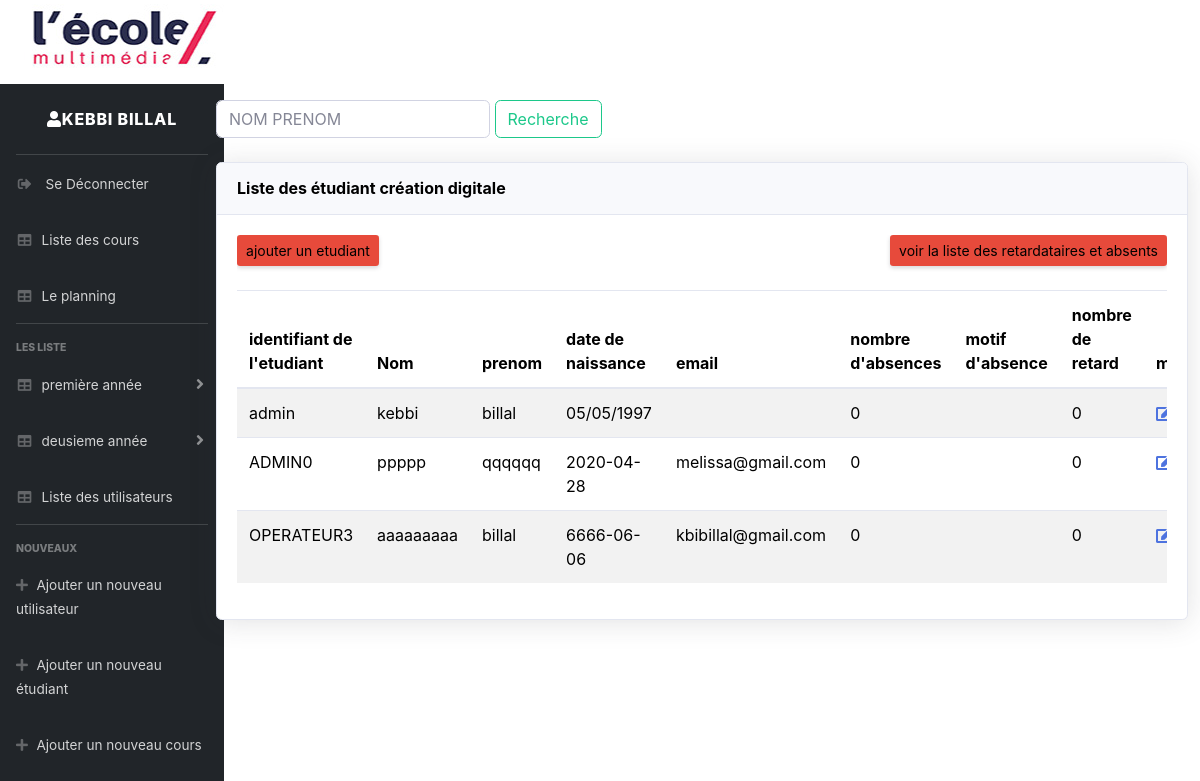
/index.php?page=listeCrD (signed in), run on the app's committed database.
### tables this page shows
CREATE TABLE IF NOT EXISTS `e_creation_d` (
  `username` varchar(30) NOT NULL,
  `nom` varchar(30) NOT NULL,
  `prenom` varchar(30) NOT NULL,
  `date_nais` varchar(30) NOT NULL,
  `adresse` text NOT NULL,
  `email` varchar(255) NOT NULL,
  `motdepasse` varchar(255) NOT NULL,
  `NbrAb` int(11) NOT NULL,
  `RaisonAb` text NOT NULL,
  `NbrRt` int(11) NOT NULL,
  PRIMARY KEY (`username`)
);

### php/liste_CrD.php (the view, shortened to what this page needs)
<?php
echo'<head> <title>   Liste des étudiants création  digitale</title> </head>';
 echo'
            <form name="frm" id="frm" class="form-inline" role="form" method="POST" action="index.php?page=listeCrD">
               <input type="texte" class="form-control text-uppercase"  name="ChampRech" placeholder="nom prenom" > &nbsp;
               <button type="submit" name="Valider" class="btn btn-outline-success">Recherche</button>
           </form>
            <br/>
          ';
     echo'
          <div class="card shadow mb-4">
            <div  class="card-header py-3">
              <h6 class="m-0  font-weight-bold text-black" >Liste des étudiant création digitale </h6>
            </div>
            <div class="card-body">
              <div class="table-responsive">
                <div class="d-sm-flex align-items-center justify-content-between mb-4">
            <a href="index.php?page=ajouterEtudiant" class="d-none d-sm-inline-block btn btn-sm bg-danger text-black shadow-sm">ajouter un etudiant </a>
            <a href="index.php?page=listeAR" class="d-none d-sm-inline-block btn btn-sm bg-danger text-black shadow-sm"> voir la liste des retardataires et absents  </a>
               </div>
           <table id="mytable" class="table table-bordred table-striped" width="100%" cellspacing="0">
                  <thead class="text-black" >
                    <th>identifiant de l\'etudiant</th>
				    <th>Nom </th>
				    <th>prenom</th>
                     <th>date de naissance</th>
                    <th>email</th>
                     <th>nombre d\'absences</th>
					 <th>motif d\'absence</th>
		     		 <th>nombre de retard</th>
                    <th>modifier</th>
                    <th>supprimer</th>
                  </thead>
            <tbody class="text-black">
              <tr>';
                $Sql = "SELECT * FROM e_creation_d  ";
                $Req = mysqli_query($result, $Sql);
                $countresult = mysqli_num_rows($Req);
                if ($countresult  > 0){
                    while ($data = mysqli_fetch_array($Req)){
                      echo'<td>'.$data["username"].'</td>
                       <td>'.$data["nom"].'</td>
                       <td>'.$data["prenom"].'</td>
                       <td>'.$data["date_nais"].'</td>
                       <td>'.$data["email"].'</td>
                       <td>'.$data["NbrAb"].'</td>
					  <td>'.$data["RaisonAb"].'</td>
					   <td>'.$data["NbrRt"].'</td>
                       <td><a href="index.php?page=listeCrd&edit&username='.$data["username"].'"><i class="fas fa-edit"></i></a></td>
                       <td><a href="index.php?page=listeCrd&delete&username='.$data["username"].'"><i class="fas fa-trash"></i></a></td>
                       </tr>';
                    }
                 }
       else{
        echo '
             <tr>
              <td colspan="7">Aucun étudiant </td>
             </tr>';
          }
        echo'
                    </tbody>
                 </table>
              </div>
            </div>
          </div>';
?>

### css/style.css (style rules this page uses)
body { line-height: 1.7; color: #4d4d4d; font-weight: 400; font-size: 1rem; }
a { -webkit-transition: .3s all ease; -o-transition: .3s all ease; transition: .3s all ease; }
.text-black { color: #000 !important; }
.btn { border-radius: 0; }
.form-control { height: 43px; border-radius: 0; font-family: "Quicksand", -apple-system, BlinkMacSystemFont, "Segoe UI", Roboto, "Helvetica Neue", Arial, sans-serif, "Apple Color Emoji", "Segoe UI Emoji", "Segoe UI Symbol", "Noto Color Emoji"; }

### data on the page
e_creation_d: username "admin", nom "kebbi", prenom "billal", date_nais "05/05/1997", NbrAb "0", NbrRt "0"
e_creation_d: username "ADMIN0", nom "ppppp", prenom "qqqqqq", date_nais "2020-04-28", email "melissa@gmail.com", NbrAb "0", NbrRt "0"
e_creation_d: username "OPERATEUR3", nom "aaaaaaaaa", prenom "billal", date_nais "6666-06-06", email "kbibillal@gmail.com", NbrAb "0", NbrRt "0"

### other printed values
$_SESSION["nom"] "KEBBI"
$_SESSION["prenom"] "BILLAL"
